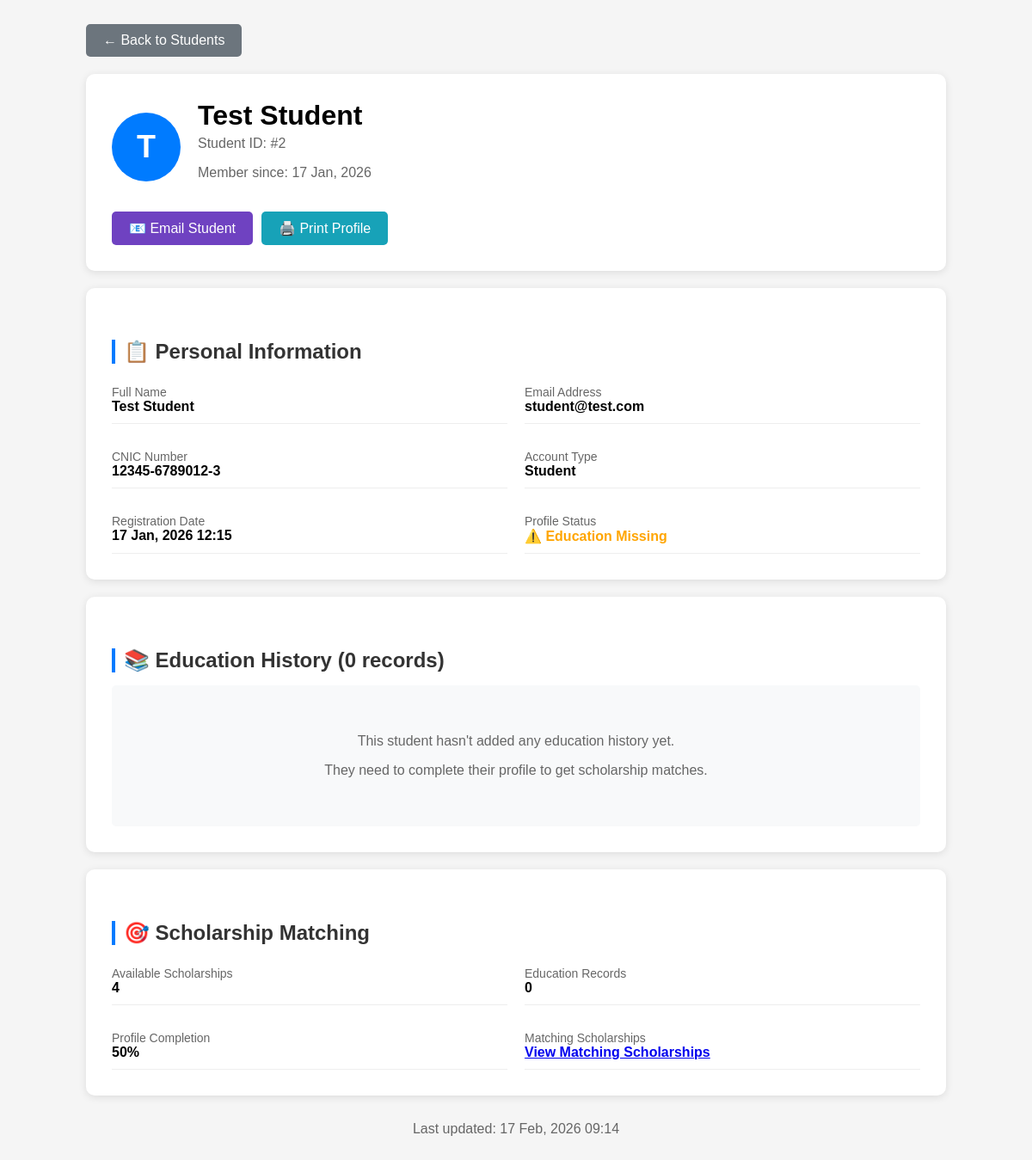
/student_profile.php?id=2, run on the app's committed database.
### tables this page shows
CREATE TABLE `users` (
  `user_id` int(11) NOT NULL,
  `name` varchar(100) NOT NULL,
  `email` varchar(100) NOT NULL,
  `cnic` varchar(20) DEFAULT NULL,
  `password` varchar(255) NOT NULL,
  `user_type` enum('admin','student','reviewer') DEFAULT 'student',
  `created_at` timestamp NOT NULL DEFAULT current_timestamp()
);

### student_profile.php (the view, shortened to what this page needs)
<?php
include '../db.php';
$student_id = $_GET['id'] ?? 0;
$student_sql = "SELECT * FROM users WHERE user_id = $student_id AND user_type = 'student'";
$student_result = mysqli_query($conn, $student_sql);
$student = mysqli_fetch_assoc($student_result);
$edu_sql = "SELECT * FROM education WHERE user_id = $student_id ORDER BY
           CASE degree
               WHEN 'PhD' THEN 1
               WHEN 'Master' THEN 2
               WHEN 'Bachelor' THEN 3
               WHEN 'Intermediate' THEN 4
               WHEN 'Matric' THEN 5
               ELSE 6
           END";
$edu_result = mysqli_query($conn, $edu_sql);
$edu_count = mysqli_num_rows($edu_result);
$match_sql = "SELECT COUNT(*) as match_count FROM scholarships";
$match_result = mysqli_query($conn, $match_sql);
$match_data = mysqli_fetch_assoc($match_result);
?>
<!DOCTYPE html>
<html>
<head>
</head>
<body>
    <div class="container">
        <a href="view_students.php" class="back-btn">← Back to Students</a>
        <div class="profile-card">
            <div class="profile-header">
                <div class="avatar">
                    <?php echo strtoupper(substr($student['name'], 0, 1)); ?>
                </div>
                <div>
                    <h1 style="margin: 0;"><?php echo htmlspecialchars($student['name']); ?></h1>
                    <p style="color: #666; margin: 5px 0;">Student ID: #<?php echo $student['user_id']; ?></p>
                    <p style="color: #666;">Member since: <?php echo date('d M, Y', strtotime($student['created_at'])); ?></p>
                </div>
            </div>
            <div class="action-buttons">
                <a href="mailto:<?php echo $student['email']; ?>" class="action-btn email-btn">📧 Email Student</a>
                <a href="#" onclick="window.print()" class="action-btn print-btn">🖨️ Print Profile</a>
            </div>
        </div>
        <div class="profile-card">
            <h2 class="section-title">📋 Personal Information</h2>
            <div class="info-grid">
                <div class="info-item">
                    <div class="info-label">Full Name</div>
                    <div class="info-value"><?php echo htmlspecialchars($student['name']); ?></div>
                </div>
                <div class="info-item">
                    <div class="info-label">Email Address</div>
                    <div class="info-value"><?php echo htmlspecialchars($student['email']); ?></div>
                </div>
                <div class="info-item">
                    <div class="info-label">CNIC Number</div>
                    <div class="info-value"><?php echo htmlspecialchars($student['cnic']); ?></div>
                </div>
                <div class="info-item">
                    <div class="info-label">Account Type</div>
                    <div class="info-value"><?php echo ucfirst($student['user_type']); ?></div>
                </div>
                <div class="info-item">
                    <div class="info-label">Registration Date</div>
                    <div class="info-value"><?php echo date('d M, Y H:i', strtotime($student['created_at'])); ?></div>
                </div>
                <div class="info-item">
                    <div class="info-label">Profile Status</div>
                    <div class="info-value">
                        <?php
                        if($edu_count > 0) {
                            echo "<span style='color: green;'>✓ Profile Complete</span>";
                        } else {
                            echo "<span style='color: orange;'>⚠️ Education Missing</span>";
                        }
                        ?>
                    </div>
                </div>
            </div>
        </div>
        <div class="profile-card">
            <h2 class="section-title">📚 Education History (<?php echo $edu_count; ?> records)</h2>
            <?php if($edu_count > 0): ?>
                <table>
                    <thead>
                        <tr>
                            <th>Degree</th>
                            <th>Institute</th>
                            <th>Marks/Grade</th>
                            <th>Percentage</th>
                            <th>Year</th>
                            <th>Country</th>
                        </tr>
                    </thead>
                    <tbody>
                        <?php while($edu = mysqli_fetch_assoc($edu_result)): ?>
                        <tr>
                            <td><strong><?php echo $edu['degree']; ?></strong></td>
                            <td><?php echo $edu['institute']; ?></td>
                            <td>
                                <?php
                                if($edu['marks']) echo $edu['marks'];
                                if($edu['grade']) echo " (" . $edu['grade'] . ")";
                                ?>
                            </td>
                            <td><?php echo $edu['percentage']; ?>%</td>
                            <td><?php echo $edu['year']; ?></td>
                            <td><?php echo $edu['country']; ?></td>
                        </tr>
                        <?php endwhile; ?>
                    </tbody>
                </table>
            <?php else: ?>
                <div class="no-data">
                    <p>This student hasn't added any education history yet.</p>
                    <p>They need to complete their profile to get scholarship matches.</p>
                </div>
            <?php endif; ?>
        </div>
        <div class="profile-card">
            <h2 class="section-title">🎯 Scholarship Matching</h2>
            <div class="info-grid">
                <div class="info-item">
                    <div class="info-label">Available Scholarships</div>
                    <div class="info-value"><?php echo $match_data['match_count']; ?></div>
                </div>
                <div class="info-item">
                    <div class="info-label">Education Records</div>
                    <div class="info-value"><?php echo $edu_count; ?></div>
                </div>
                <div class="info-item">
                    <div class="info-label">Profile Completion</div>
                    <div class="info-value">
                        <?php
                        $completion = $edu_count > 0 ? "100%" : "50%";
                        echo $completion;
                        ?>
                    </div>
                </div>
                <div class="info-item">
                    <div class="info-label">Matching Scholarships</div>
                    <div class="info-value">
                        <a href="../student/matching.php?user_id=<?php echo $student_id; ?>" target="_blank">
                            View Matching Scholarships
                        </a>
                    </div>
                </div>
            </div>
        </div>
        <div style="text-align: center; margin-top: 30px; color: #666;">
            <p>Last updated: <?php echo date('d M, Y H:i'); ?></p>
        </div>
    </div>
</body>
</html>

### student_profile.php (style rules this page uses)
body { font-family: Arial; padding: 20px; background: #f5f5f5; }
.container { max-width: 1000px; margin: 0 auto; }
.back-btn { background: #6c757d; color: white; padding: 10px 20px; text-decoration: none; border-radius: 5px; margin-bottom: 20px; display: inline-block; }
.profile-card { background: white; padding: 30px; border-radius: 10px; box-shadow: 0 2px 10px rgba(0,0,0,0.1); margin-bottom: 20px; }
.profile-header { display: flex; align-items: center; gap: 20px; margin-bottom: 20px; }
.avatar { width: 80px; height: 80px; background: #007bff; color: white; border-radius: 50%; display: flex; align-items: center; justify-content: center; font-size: 36px; font-weight: bold; }
.info-grid { display: grid; grid-template-columns: repeat(2, 1fr); gap: 20px; }
.info-item { padding: 10px 0; border-bottom: 1px solid #eee; }
.info-label { color: #666; font-size: 14px; }
.info-value { font-weight: bold; }
.section-title { color: #333; border-left: 4px solid #007bff; padding-left: 10px; margin: 30px 0 15px 0; }
.no-data { text-align: center; padding: 40px; color: #666; background: #f8f9fa; border-radius: 5px; }
.action-buttons { display: flex; gap: 10px; margin-top: 20px; }
.action-btn { padding: 10px 20px; text-decoration: none; border-radius: 5px; }
.email-btn { background: #6f42c1; color: white; }
.print-btn { background: #17a2b8; color: white; }

### data on the page
users: name "T", name "Test Student", user_id "2", created_at "17 Jan, 2026", email "student@test.com", cnic "12345-6789012-3", user_type "Student", created_at "17 Jan, 2026 12:15"

### other printed values
$edu_count "0"
$match_data['match_count'] "4"
$completion "50%"
